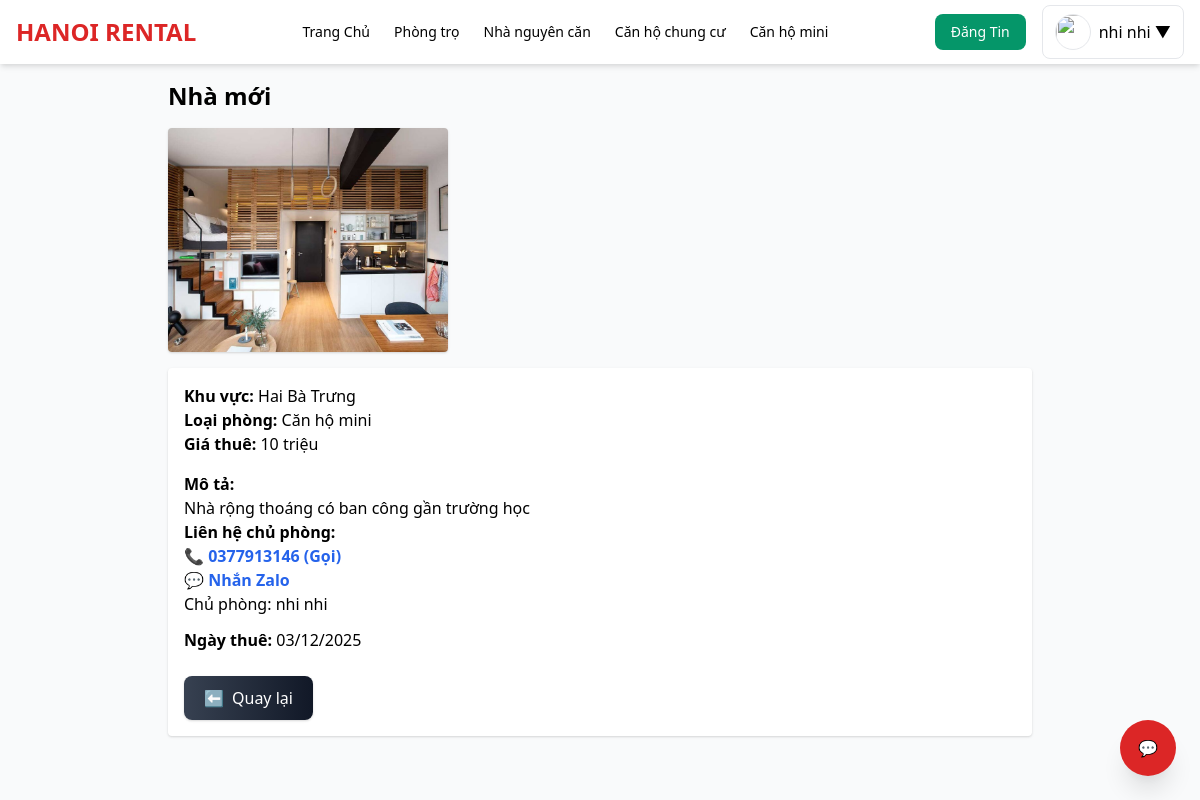
Before: /post_detail.php?id=16 (signed in) with the older database file.
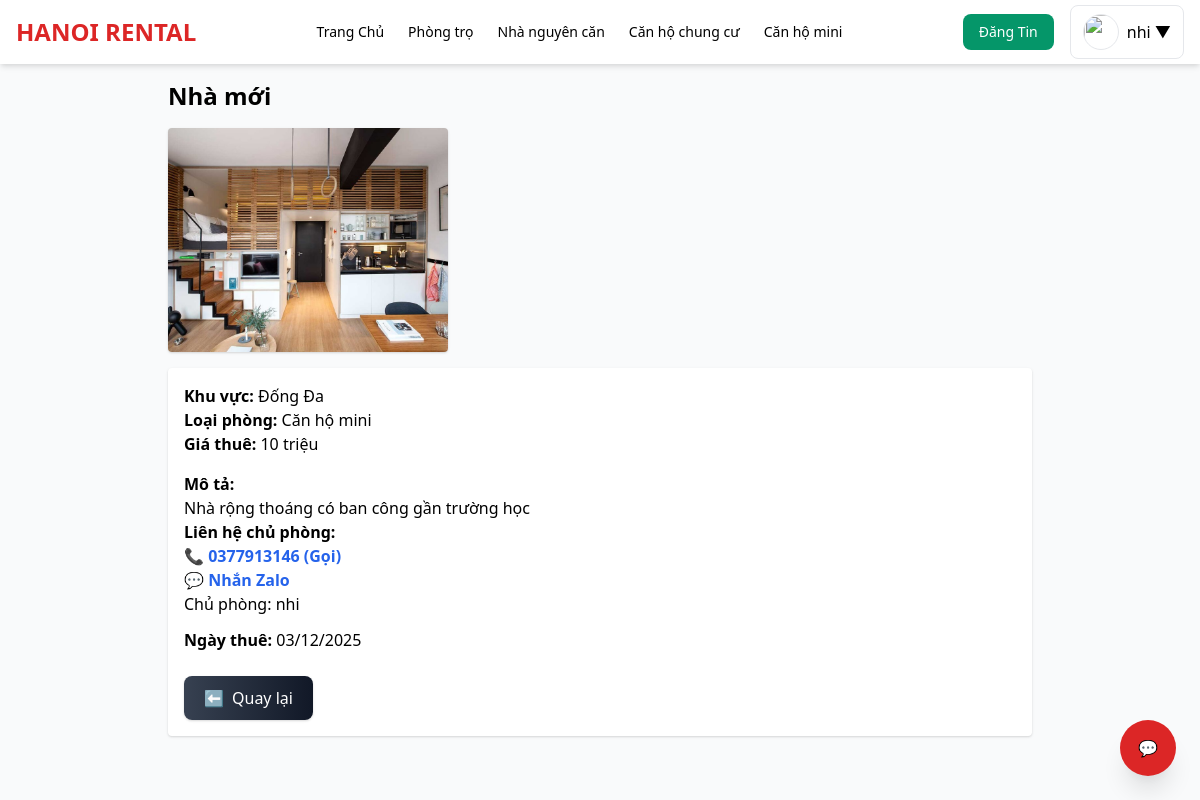
After: the same page with the newer database file.
### tables this page shows
CREATE TABLE `posts` (
  `id` int(11) NOT NULL,
  `user_id` int(11) NOT NULL,
  `status` enum('pending','approved','rejected') DEFAULT 'pending',
  `reviewed_by` int(11) DEFAULT NULL,
  `reviewed_at` timestamp NULL DEFAULT NULL,
  `title` varchar(255) DEFAULT NULL,
  `image` varchar(255) DEFAULT NULL,
  `type` varchar(50) DEFAULT NULL,
  `khu_vuc` varchar(255) DEFAULT NULL,
  `price` varchar(50) DEFAULT NULL,
  `phone` varchar(20) DEFAULT NULL,
  `zalo` varchar(20) DEFAULT NULL,
  `description` text DEFAULT NULL,
  `status_rent` tinyint(4) DEFAULT 0,
  `created_at` timestamp NOT NULL DEFAULT current_timestamp(),
  `category` varchar(50) NOT NULL DEFAULT 'phongtro'
);

CREATE TABLE `users` (
  `id` int(11) NOT NULL,
  `name` varchar(255) DEFAULT NULL,
  `email` varchar(255) DEFAULT NULL,
  `password` varchar(255) DEFAULT NULL,
  `phone` varchar(20) DEFAULT NULL,
  `zalo` varchar(20) DEFAULT NULL,
  `avatar` varchar(255) DEFAULT NULL,
  `role` enum('admin','landlord','renter') DEFAULT 'renter',
  `status` varchar(20) DEFAULT 'active',
  `is_admin` tinyint(4) DEFAULT 0,
  `created_at` timestamp NOT NULL DEFAULT current_timestamp()
);

### functions.php (called while the page is built, shortened)
<?php
if (!function_exists("esc")) {
    function esc($s) {
        return htmlspecialchars($s ?? '', ENT_QUOTES, 'UTF-8');
    }
}
if (!function_exists("currentUser")) {
    function currentUser() {
        return $_SESSION['user'] ?? null;
    }
}
if (!function_exists("isLandlord")) {
    function isLandlord() {
        $u = currentUser();
        return $u && ($u['role'] ?? '') === 'landlord';
    }
}

### post_detail.php (the view, shortened to what the changed rows need)
<?php
require 'header.php';
require 'functions.php';
$post_id = intval($_GET['id'] ?? 0);
$stmt = $pdo->prepare("
    SELECT p.*, u.name AS owner_name, u.phone AS owner_phone
    FROM posts p
    JOIN users u ON p.user_id = u.id
    WHERE p.id = ?
");
$stmt->execute([$post_id]);
$post = $stmt->fetch();
$images = $pdo->prepare("SELECT filename FROM post_images WHERE post_id = ?");
$images->execute([$post_id]);
$photos = $images->fetchAll(PDO::FETCH_COLUMN);
function priceToMillion($num) {
    return rtrim(rtrim(number_format($num, 1, ',', '.'), '0'), ',');
}
?>
<main class="max-w-4xl mx-auto p-4">
    <h1 class="text-2xl font-bold mb-4"><?php echo esc($post['title']); ?></h1>
    <div class="grid grid-cols-2 md:grid-cols-3 gap-3 mb-4">
        <?php foreach ($photos as $img): ?>
            <img src="uploads/<?php echo esc($img); ?>"
                 class="rounded shadow w-full h-56 object-cover">
        <?php endforeach; ?>
    </div>
    <div class="bg-white p-4 rounded shadow">
        <p><strong>Khu vực:</strong> <?php echo esc($post['khu_vuc']); ?></p>
        <p><strong>Loại phòng:</strong> <?php echo esc($post['type']); ?></p>
        <p><strong>Giá thuê:</strong>
            <?php echo priceToMillion($post['price']); ?> triệu
        </p>
        <p class="mt-4"><strong>Mô tả:</strong></p>
        <p><?php echo nl2br(esc($post['description'])); ?></p>
        <p><strong>Liên hệ chủ phòng:</strong><br>
            <a href="tel:<?php echo esc($post['owner_phone']); ?>"
               class="text-blue-600 font-semibold hover:underline">
               📞 <?php echo esc($post['owner_phone']); ?> (Gọi)
            </a>
            <br>
            <a href="https://zalo.me/<?php echo esc($post['owner_phone']); ?>"
               target="_blank"
               class="text-blue-600 font-semibold hover:underline">
               💬 Nhắn Zalo
            </a>
            <br>
            Chủ phòng: <?php echo esc($post['owner_name']); ?>
        </p>
        <p class="mt-3"><strong>Ngày thuê:</strong>
            <?php echo date("d/m/Y", strtotime($post['created_at'])); ?>
        </p>
        <a href="javascript:history.back()"
           class="mt-6 inline-flex items-center gap-2 bg-gradient-to-r from-gray-700 to-gray-900
                  text-white px-5 py-2.5 rounded-lg shadow hover:from-gray-600 hover:to-gray-800 transition">
            <span>⬅</span> Quay lại
        </a>
    </div>
</main>
</body>
</html>

### header.php (shortened to what the changed rows need)
<?php
require_once __DIR__ . "/functions.php";
$u = $_SESSION['user'] ?? null;
if ($u && !empty($u['avatar']) && file_exists(__DIR__ . "/uploads/" . $u['avatar'])) {
    $avatar_url = "/hiihi/uploads/" . $u['avatar'];
} else {
    $avatar_url = "https://static.vecteezy.com/system/resources/previews/005/005/788/non_2x/user-icon-in-trendy-flat-style-isolated-on-grey-background-user-symbol-for-your-web-site-design-logo-app-ui-illustration-eps10-free-vector.jpg";
}
$display_name = $u['name'] ?? "Người dùng";
?>
<!doctype html>
<html lang="vi">
<head>
<link href="https://cdn.jsdelivr.net/npm/tailwindcss@2.2.19/dist/tailwind.min.css" rel="stylesheet">
</head>
<body class="bg-gray-50 min-h-screen">
<header class="bg-white shadow-md sticky top-0 z-30">
  <div class="max-w-7xl mx-auto px-4">
    <div class="flex justify-between items-center h-16">
      <div class="flex items-center space-x-4">
        <?php if ($u): ?>
          <div class="relative" id="dropdown-root">
            <button id="user-btn"
              class="inline-flex items-center px-3 py-2 bg-white border rounded-lg hover:bg-gray-100">
              <img src="<?= $avatar_url ?>" class="w-9 h-9 rounded-full mr-2 object-cover border">
              <?= htmlspecialchars($display_name) ?> ▼
            </button>
          </div>
        <?php endif; ?>
      </div>
    </div>
  </div>
</header>
</body>
</html>

Changed rows visible on the page:
changed posts "Nhà mới": khu_vuc "Hai Bà Trưng" → "Đống Đa"; user.name "nhi nhi" → "nhi"
Other visible differences:
$display_name: "nhi nhi" → "nhi"
